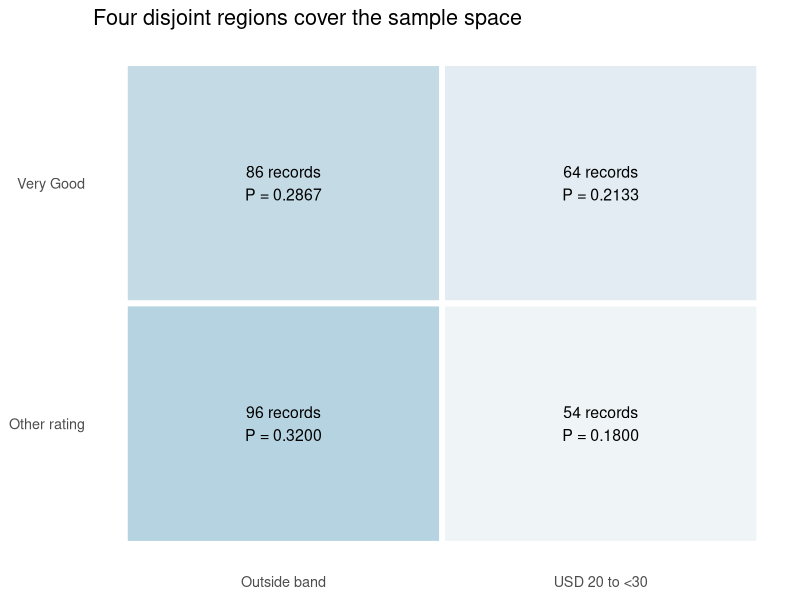

Generate this figure with R:
## ---- chunk 1
#| label: setup-probability-rules
#| include: false
# library(): loads a package so its functions can be used in this session.
# read.csv(): reads a comma-separated file into a data frame; its first row supplies column names by default.
# stopifnot(): stops execution if any supplied condition is FALSE; successful checks produce no output.
# nrow(): returns the number of rows in a table or matrix.
# anyNA(): returns TRUE if any value is missing; !anyNA(...) requires no missing values.
# sum(): adds vector entries; on logical values it counts TRUE entries.
# theme_set(): sets the default theme for subsequent ggplot charts in this R session.
# theme_minimal(): uses a minimal chart style; base_size controls the base text size in points.
# Import the checked CSV; each row remains one restaurant, with price measured in USD.
# Logical comparisons define events without changing the original data values.
library(ggplot2)
library(knitr)
r <- read.csv("data/module02/restaurant_ratings.csv")
A <- r$quality_rating == "Very Good"
B <- r$meal_price_usd >= 20 & r$meal_price_usd < 30
stopifnot(nrow(r) == 300, !anyNA(r), sum(A) == 150, sum(B) == 118,
          sum(A & B) == 64)
theme_set(theme_minimal(base_size = 13))
## ---- chunk 2
#| label: event-counts
# data.frame(): builds a table whose named columns have compatible lengths.
# c(): combines values into a vector, converting them to a common type when needed.
# nrow(): returns the number of rows in a table or matrix.
# sum() counts TRUE event indicators; the denominator is all 300 equally selectable records.
# kable() displays counts and probabilities without rounding the underlying calculations.
events <- data.frame(Event = c("A: Very Good", "B: USD 20 to <30", "A and B"),
                     Count = c(sum(A), sum(B), sum(A & B)))
events$Probability <- events$Count / nrow(r)
kable(events, digits = 4)
## ---- chunk 3
#| label: complement-and-union
# c(): combines values into a vector, converting them to a common type when needed.
# stopifnot(): stops execution if any supplied condition is FALSE; successful checks produce no output.
# abs(): returns absolute values; a small tolerance in an equality check permits floating-point rounding.
# kable(): formats a data frame or matrix as a readable report table; digits sets displayed precision.
# data.frame(): builds a table whose named columns have compatible lengths.
# names(): reads or assigns names to vector elements or table columns.
# unname(): removes names or dimension names without changing the underlying values.
# !, &, and | form the complement, intersection, and inclusive union of event indicators.
# Check the addition rule using unrounded values; mean() is the fraction of TRUE records.
results <- c("Not Very Good" = mean(!A),
             "Very Good or USD 20 to <30" = mean(A | B),
             "Very Good but outside that price band" = mean(A & !B))
stopifnot(abs(mean(A | B) - (mean(A) + mean(B) - mean(A & B))) < 1e-12)
kable(data.frame(Event = names(results), Probability = unname(results)), digits = 4)
## ---- chunk 4
#| label: event-regions
#| fig-alt: "Four event regions contain 64 records in both events, 86 only Very Good, 54 only in the price band, and 96 in neither."
# data.frame(): builds a table whose named columns have compatible lengths.
# rep(): repeats values; times repeats a vector and each repeats individual elements.
# c(): combines values into a vector, converting them to a common type when needed.
# sum(): adds vector entries; on logical values it counts TRUE entries.
# paste0(): joins text with no separator; collapse can combine a vector into one string.
# sprintf(): formats text using placeholders such as %.2f for two decimal places.
# stopifnot(): stops execution if any supplied condition is FALSE; successful checks produce no output.
# ggplot(): starts a plot from data; additional layers are joined with +.
# aes(): maps variables to visual properties such as x, y, fill, color, or group.
# geom_text(): draws labels from mapped data; position and hjust/vjust control placement.
# scale_fill_gradient(): maps numeric values to a continuous fill-color gradient.
# labs(): sets axis titles, legend titles, plot titles, and captions.
# theme(): customizes non-data plot elements such as legends, grids, and axis text.
# element_blank(): removes the selected non-data plot element.
# The four disjoint cells partition all 300 records; their counts must add to the total.
# geom_tile() shows region membership; labels carry the counts so color is not essential.
regions <- data.frame(Rating = rep(c("Very Good", "Other rating"), each = 2),
                      Price = rep(c("USD 20 to <30", "Outside band"), 2),
                      Count = c(sum(A & B), sum(A & !B), sum(!A & B), sum(!A & !B)))
regions$Label <- paste0(regions$Count, " records\nP = ", sprintf("%.4f", regions$Count / 300))
stopifnot(sum(regions$Count) == 300)
ggplot(regions, aes(Price, Rating, fill = Count)) +
  geom_tile(color = "white", linewidth = 2) +
  geom_text(aes(label = Label), size = 4) +
  scale_fill_gradient(low = "#EFF4F7", high = "#B6D3E1", guide = "none") +
  labs(x = NULL, y = NULL, title = "Four disjoint regions cover the sample space") +
  theme(panel.grid = element_blank())
## ---- chunk 5
#| label: count-pairs
# kable(): formats a data frame or matrix as a readable report table; digits sets displayed precision.
# data.frame(): builds a table whose named columns have compatible lengths.
# c(): combines values into a vector, converting them to a common type when needed.
# choose(300, 2) counts pairs without order; 300*299 counts first-then-second selections.
# Counts become probabilities only after a selection mechanism and an event are specified.
kable(data.frame(Selection = c("Ordered pair", "Unordered pair"),
                 Possibilities = c(300 * 299, choose(300, 2))))
